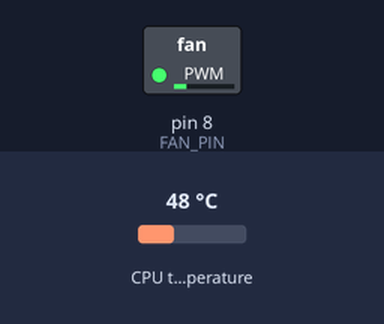
The program below on a simulated Raspberry Pi (header pin numbers). Shown: switched loads named in the program (green lamp = pin HIGH). The inputs (shaded band) are chosen by the test bench; at power-on: CPU temperature 48 °C. The clock reads 2024-03-15 10:24:30 at power-on unless the program sets it; what the program prints to the terminal is not drawn.

Above: at 1.2 s.
1.3 s: CPU temperature set to 31 °C
At 6.1 s:
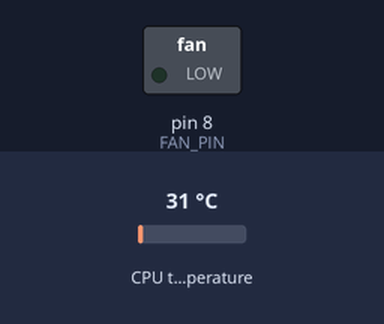
7.3 s: CPU temperature set to 58 °C
At 11.2 s:
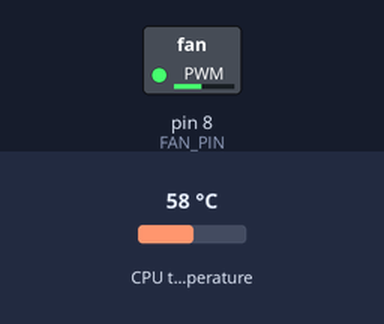
13.3 s: CPU temperature set to 71 °C
At 16.2 s:
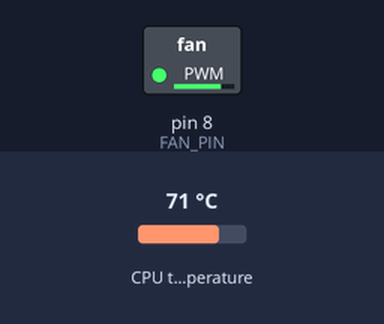
Timing chart, 0 to 17.7 s (numbered marks = the images above; inputs shaded):
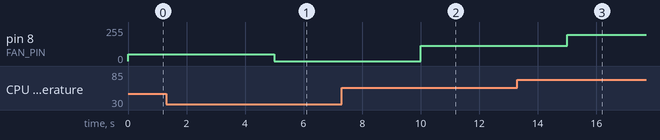

Measured:
- after the input at 1.3 s, pin 8 (FAN_PIN): 51/255 → 0/255 after 3.7 s
- after the input at 7.3 s, pin 8 (FAN_PIN): 0/255 → 115/255 after 2.7 s
- after the input at 13.3 s, pin 8 (FAN_PIN): 115/255 → 198/255 after 1.7 s

The program:

pifanpwm.py
```python
#!/usr/bin/python
# -*- coding: utf-8 -*-

### Original Author : Edoardo Paolo Scalafiotti <edoardo849@gmail.com>
### Modified to work on libreElec : Gary Beldon
### Added some comments, outputs and install hints: Miroslav Kuhajda ( me )

import os
import time
import signal
import sys
from datetime import datetime
sys.path.append('/storage/.kodi/addons/virtual.rpi-tools/lib')
import RPi.GPIO as GPIO

### Some basic configuration.
FAN_PIN = 8   ### RaspberryPi GPIO PI used to drive transistor's base
WAIT_TIME = 5 ### [s] Time to wait between each refresh ( loop turn )
FAN_MIN = 0   ### [%] Fan minimum speed.
PWM_FREQ = 25 ### [Hz] Change this value if fan has strange behavior

### Configurabled temperature to fan speed.
###
### Raspberry Pi is designed to maximum CPU temperature 85°C so FAN maximum spin is set to 85°C.
###
###          < 20°C =>   0% PWM FAN speed ( FAN stops - no noise )
###     20°C - 29°C =>   0% PWM FAN speed ( FAN stops - no noise )
###     30°C - 39°C =>   0% PWM FAN speed ( FAN stops - no noise )
###     40°C - 49°C =>  25% PWM FAN speed ( FAN spins at 1/4 throttle )
###     50°C - 59°C =>  50% PWM FAN speed ( FAN spins at 1/2 throttle )
###     60°C - 69°C =>  75% PWM FAN speed ( FAN spins at 3/4 throttle )
###     70°C - 79°C => 100% PWM FAN speed ( FAN spins at full throttle )
###          > 80°C => 100% PWM FAN speed ( FAN spins at full throttle )
###
tempSteps  = [20, 30, 40, 50, 60, 70,  80]  ### [°C]
speedSteps = [0,  0,  0,  25, 50, 75, 100]  ### [%]

### Fan speed will change only of the difference of temperature is higher than hysteresis
hyst = 1

### Setup GPIO pin
GPIO.setmode(GPIO.BOARD)
GPIO.setup(FAN_PIN, GPIO.OUT, initial=GPIO.LOW)
GPIO.setwarnings(False)
fan = GPIO.PWM(FAN_PIN, PWM_FREQ)
fan.start(0)

i = 0
cpuTemp = 0
fanSpeed = 0
cpuTempOld = 0
fanSpeedOld = 0

### We must set a speed value for each temperature step
if len(speedSteps) != len(tempSteps):
    print("Numbers of temp steps and speed steps are different")
    exit(0)

try:
    while 1:
        ### Read CPU temperature
        cpuTempFile = open("/sys/class/thermal/thermal_zone0/temp", "r")
        cpuTemp = float(cpuTempFile.read()) / 1000
        cpuTempFile.close()

        ### Calculate desired fan speed
        if abs(cpuTemp - cpuTempOld) > hyst:
            ### Below first value, fan will run at min speed.
            if cpuTemp < tempSteps[0]:
                fanSpeed = speedSteps[0]
            ### Above last value, fan will run at max speed
            elif cpuTemp >= tempSteps[len(tempSteps) - 1]:
                fanSpeed = speedSteps[len(tempSteps) - 1]
            ### If temperature is between 2 steps, fan speed is calculated by linear interpolation
            else:
                for i in range(0, len(tempSteps) - 1):
                    if (cpuTemp >= tempSteps[i]) and (cpuTemp < tempSteps[i + 1]):
                        fanSpeed = round((speedSteps[i + 1] - speedSteps[i])
                                         / (tempSteps[i + 1] - tempSteps[i])
                                         * (cpuTemp - tempSteps[i])
                                         + speedSteps[i], 1)
            if fanSpeed != fanSpeedOld:
                if (fanSpeed != fanSpeedOld
                        and (fanSpeed >= FAN_MIN or fanSpeed == 0)):
                    ### If fanSpeed is different from previous loop turn, then print info
                    now = datetime.now()
                    d_local = now.strftime("%d-%m-%Y")
                    t_local = now.strftime("%H:%M:%S")
                    print("date_local='{dl}', time_local='{tl}', cpu_temp='{ct}' ( last_value='{cto}' ), fan_speed='{fs}' ( last_value='{fso}' )".format(dl=d_local, tl=t_local, ct=cpuTemp, fs=fanSpeed, cto=cpuTempOld, fso=fanSpeedOld))
                    ### Change variables and fan speed
                    fan.ChangeDutyCycle(fanSpeed)
                    fanSpeedOld = fanSpeed
            cpuTempOld = cpuTemp

        ### Wait until next refresh
        time.sleep(WAIT_TIME)

### If a keyboard interrupt occurs (ctrl + c), the GPIO is set to 0 and the program exits.
except KeyboardInterrupt:
    print("PWM fan control script interrupted")
    GPIO.cleanup()
    sys.exit()
```
